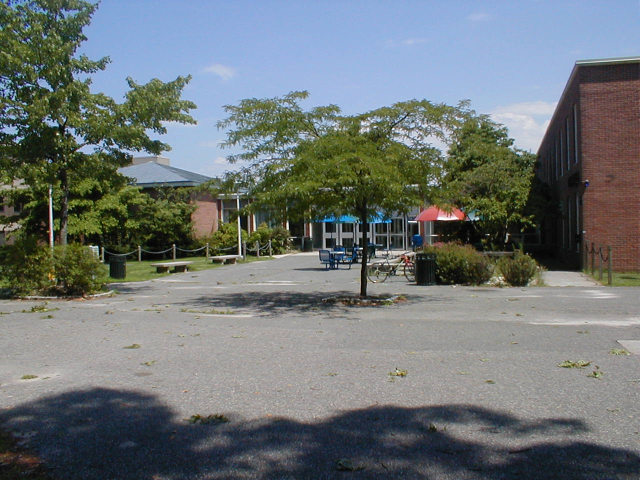
%> input picture CV_HW4/humanity01.JPG, 1280 x 960 px (shown at 1/2 size)
$ octave q3_script.m   (GNU Octave 9; MATLAB toolbox functions it lacks are replaced by stand-ins)
%> lines starting %> are read from the running program, lines starting %| are printed output that depends on the picture
### CV_HW4/Submission/ComputeWarpMapping.m

function [U] = ComputeWarpMapping (I, O)

% xd input
% x output
xd = I(1,:);
yd = I(2,:);

x = O(1,:);
y = O (2,:);

n = size(I,2);

rowsz = zeros(3,n);
rxy = -[x; y; ones(1,n)];

hx = [rxy;rowsz;xd.*x;xd.*y;xd];
hy = [rowsz; rxy; yd.*x; yd.*y;yd];

h = [hx hy];
if n == 4
    [U, V, S] = svd(h);
else
    [U, V, S] = svd(h, 'econ');
end
V = (reshape(V(:,9), 3, 3)).';
U = (reshape(U(9,:), 3, 3)).';

end
% [37 lines of commented-out code are left out]

### CV_HW4/Submission/q3_script.m
P =  ( imread('humanity01.jpg'));
%> P is the input picture: size 960x1280x3 uint8; mean R, G, B 109.4, 116.1, 116.6
% figure, imshow(A)
% Q =
Q = (imread('humanity02.jpg'));
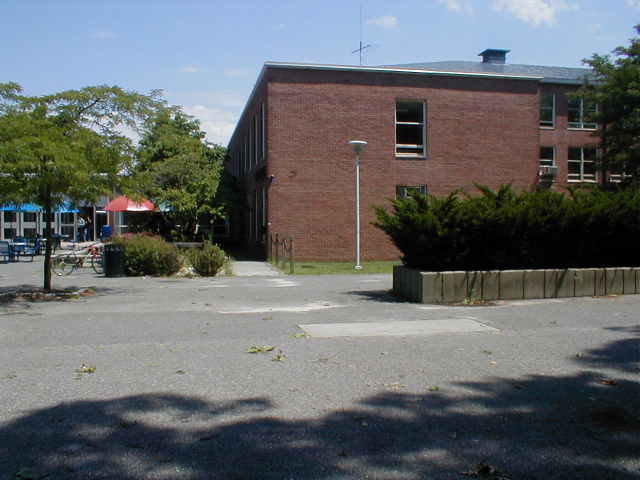
%> input picture CV_HW4/humanity02.JPG, 1280 x 960 px (shown at 1/2 size)
%> Q is the input picture: size 960x1280x3 uint8; mean R, G, B 101.1, 104.8, 106.4
R = imread('humanity03.jpg');
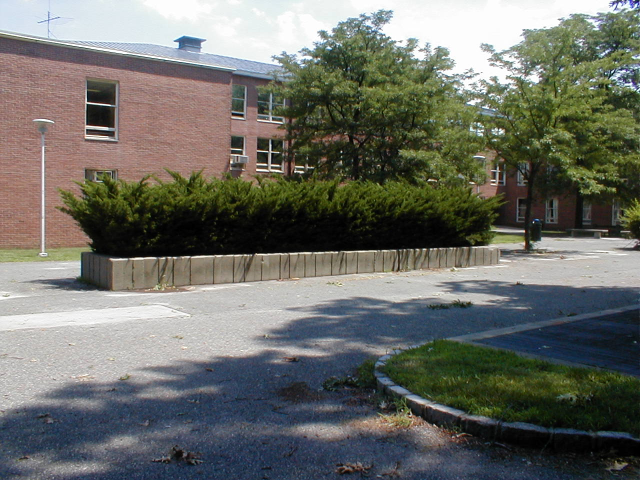
%> input picture CV_HW4/humanity03.JPG, 1280 x 960 px (shown at 1/2 size)
%> R is the input picture: size 960x1280x3 uint8; mean R, G, B 108.1, 109.6, 102.6
S = imread('humanity04.jpg');
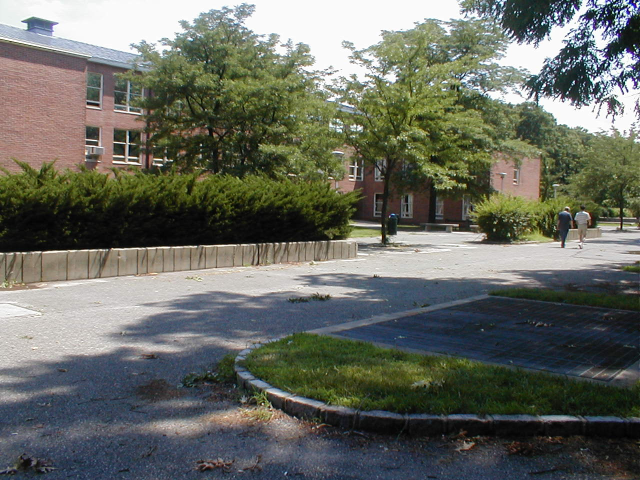
%> input picture CV_HW4/humanity04.JPG, 1280 x 960 px (shown at 1/2 size)
%> S is the input picture: size 960x1280x3 uint8; mean R, G, B 103.6, 106.6, 97.8

xd = [1173 1153 843 873 755 1219 941 1079];
yd = [361 121 517 435 543 497 201 489];
x = [540 531 214 256 127  583 325 457];
y = [349 127 503 419 528 481 181 471];
O = [x;y];
I =[xd;yd];


%%
[h] = ComputeWarpMapping(I,O);

X = [];
B = [];

%> (the run ends here)
